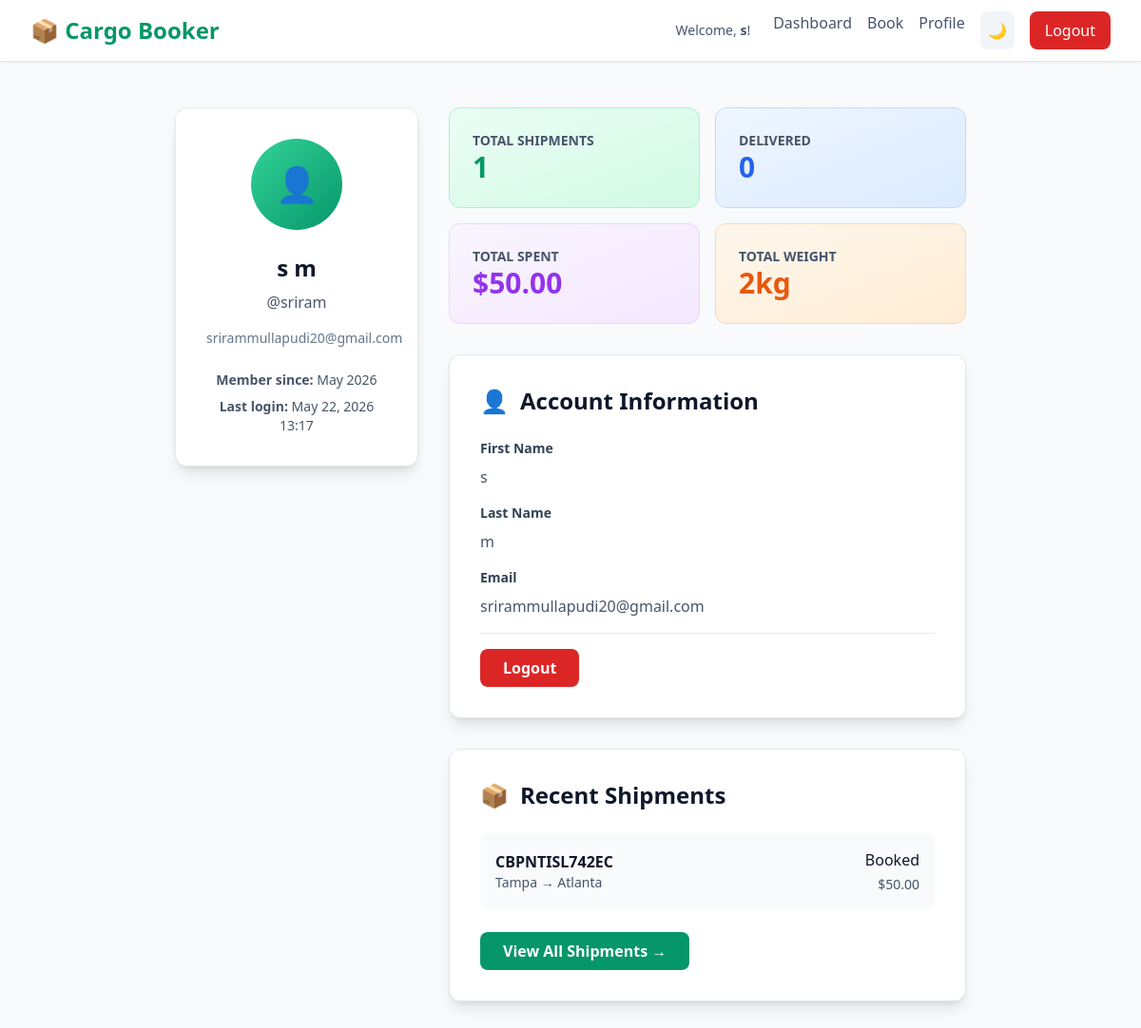
The app's page /profile/ (signed in) with its own data.
### shipments/models.py (models this page shows, shortened)
class Shipment(models.Model):
    CARGO_TYPE_CHOICES = [
        ('documents', 'Documents'),
        ('fragile', 'Fragile Items'),
        ('perishable', 'Perishable Goods'),
        ('electronics', 'Electronics'),
        ('furniture', 'Furniture'),
        ('machinery', 'Machinery'),
        ('other', 'Other'),
    ]
    STATUS_CHOICES = [
        ('pending', 'Pending'),
        ('booked', 'Booked'),
        ('in_transit', 'In Transit'),
        ('delivered', 'Delivered'),
        ('cancelled', 'Cancelled'),
    ]
    user = models.ForeignKey(User, on_delete=models.CASCADE, related_name='shipments')
    tracking_number = models.CharField(max_length=20, unique=True, default=generate_tracking_number)
    sender_name = models.CharField(max_length=255)
    sender_email = models.EmailField()
    sender_phone = models.CharField(max_length=20)
    sender_address = models.TextField()
    sender_city = models.CharField(max_length=100)
    sender_postal = models.CharField(max_length=20)
    receiver_name = models.CharField(max_length=255)
    receiver_email = models.EmailField()
    receiver_phone = models.CharField(max_length=20)
    receiver_address = models.TextField()
    receiver_city = models.CharField(max_length=100)
    receiver_postal = models.CharField(max_length=20)
    cargo_type = models.CharField(max_length=20, choices=CARGO_TYPE_CHOICES)
    cargo_description = models.TextField()
    weight_kg = models.DecimalField(max_digits=10, decimal_places=2)
    cargo_type_price = models.DecimalField(max_digits=10, decimal_places=2, default=0)  # per kg
    total_price = models.DecimalField(max_digits=10, decimal_places=2, default=0)
    status = models.CharField(max_length=20, choices=STATUS_CHOICES, default='pending')
    created_at = models.DateTimeField(auto_now_add=True)
    updated_at = models.DateTimeField(auto_now=True)
    estimated_delivery = models.DateTimeField(null=True, blank=True)
    class Meta:
        ordering = ['-created_at']

### shipments/views.py (the view)
# urls.py: path('profile/', views.profile, name='profile'),
@login_required(login_url='login')
def profile(request):
    shipments = request.user.shipments.all()
    stats = {
        'total': shipments.count(),
        'delivered': shipments.filter(status='delivered').count(),
        'total_spent': sum(s.total_price for s in shipments) if shipments else 0,
        'weight': shipments.aggregate(Sum('weight_kg'))['weight_kg__sum'] or 0,
    }
    recent_shipments = shipments[:5]
    return render(request, 'profile.html', {
        'stats': stats,
        'recent_shipments': recent_shipments
    })

### templates/profile.html (shortened to what this page needs)
{% extends 'base.html' %}
{% block content %}
<div class="max-w-4xl mx-auto px-4 sm:px-6 lg:px-8 py-12">
    <div class="grid grid-cols-1 md:grid-cols-3 gap-8">
        <div class="md:col-span-1">
            <div class="bg-white dark:bg-slate-900 rounded-xl shadow-lg p-8 border border-slate-200 dark:border-slate-800">
                <div class="text-center">
                    <div class="w-24 h-24 mx-auto bg-gradient-to-br from-emerald-400 to-emerald-600 rounded-full flex items-center justify-center mb-6 text-4xl">
                        👤
                    </div>
                    <h2 class="text-2xl font-bold text-slate-900 dark:text-white mb-2">{{ user.first_name }} {{ user.last_name }}</h2>
                    <p class="text-slate-600 dark:text-slate-400 mb-4">@{{ user.username }}</p>
                    <p class="text-sm text-slate-500 dark:text-slate-500 mb-6">{{ user.email }}</p>
                    <div class="space-y-2">
                        <p class="text-sm text-slate-600 dark:text-slate-400"><strong>Member since:</strong> {{ user.date_joined|date:"M Y" }}</p>
                        <p class="text-sm text-slate-600 dark:text-slate-400"><strong>Last login:</strong> {{ user.last_login|date:"M d, Y H:i" }}</p>
                    </div>
                </div>
            </div>
        </div>
        <div class="md:col-span-2 space-y-8">
            <div class="grid grid-cols-2 gap-4">
                <div class="bg-gradient-to-br from-emerald-50 to-emerald-100 dark:from-emerald-950 dark:to-emerald-900 rounded-xl p-6 border border-emerald-200 dark:border-emerald-800">
                    <p class="text-sm text-slate-600 dark:text-slate-400 font-semibold uppercase">Total Shipments</p>
                    <p class="text-3xl font-bold text-emerald-600 dark:text-emerald-400">{{ stats.total }}</p>
                </div>
                <div class="bg-gradient-to-br from-blue-50 to-blue-100 dark:from-blue-950 dark:to-blue-900 rounded-xl p-6 border border-blue-200 dark:border-blue-800">
                    <p class="text-sm text-slate-600 dark:text-slate-400 font-semibold uppercase">Delivered</p>
                    <p class="text-3xl font-bold text-blue-600 dark:text-blue-400">{{ stats.delivered }}</p>
                </div>
                <div class="bg-gradient-to-br from-purple-50 to-purple-100 dark:from-purple-950 dark:to-purple-900 rounded-xl p-6 border border-purple-200 dark:border-purple-800">
                    <p class="text-sm text-slate-600 dark:text-slate-400 font-semibold uppercase">Total Spent</p>
                    <p class="text-3xl font-bold text-purple-600 dark:text-purple-400">${{ stats.total_spent|floatformat:2 }}</p>
                </div>
                <div class="bg-gradient-to-br from-orange-50 to-orange-100 dark:from-orange-950 dark:to-orange-900 rounded-xl p-6 border border-orange-200 dark:border-orange-800">
                    <p class="text-sm text-slate-600 dark:text-slate-400 font-semibold uppercase">Total Weight</p>
                    <p class="text-3xl font-bold text-orange-600 dark:text-orange-400">{{ stats.weight|floatformat:0 }}kg</p>
                </div>
            </div>
            <div class="bg-white dark:bg-slate-900 rounded-xl shadow-lg p-8 border border-slate-200 dark:border-slate-800">
                <h3 class="text-2xl font-bold text-slate-900 dark:text-white mb-6 flex items-center gap-3">
                    <span class="text-2xl">👤</span> Account Information
                </h3>
                <div class="space-y-4">
                    <div>
                        <label class="block text-sm font-semibold text-slate-700 dark:text-slate-300 mb-2">First Name</label>
                        <p class="text-slate-600 dark:text-slate-400">{{ user.first_name }}</p>
                    </div>
                    <div>
                        <label class="block text-sm font-semibold text-slate-700 dark:text-slate-300 mb-2">Last Name</label>
                        <p class="text-slate-600 dark:text-slate-400">{{ user.last_name }}</p>
                    </div>
                    <div>
                        <label class="block text-sm font-semibold text-slate-700 dark:text-slate-300 mb-2">Email</label>
                        <p class="text-slate-600 dark:text-slate-400">{{ user.email }}</p>
                    </div>
                    <div class="pt-4 border-t border-slate-200 dark:border-slate-800">
                        <a href="{% url 'logout' %}" class="inline-block px-6 py-2 bg-red-600 hover:bg-red-700 text-white rounded-lg font-semibold transition-all duration-300">Logout</a>
                    </div>
                </div>
            </div>
            <div class="bg-white dark:bg-slate-900 rounded-xl shadow-lg p-8 border border-slate-200 dark:border-slate-800">
                <h3 class="text-2xl font-bold text-slate-900 dark:text-white mb-6 flex items-center gap-3">
                    <span class="text-2xl">📦</span> Recent Shipments
                </h3>
                {% if recent_shipments %}
                    <div class="space-y-3">
                        {% for shipment in recent_shipments %}
                            <div class="flex items-center justify-between p-4 bg-slate-50 dark:bg-slate-800 rounded-lg hover:shadow-md transition-shadow">
                                <div class="flex-1">
                                    <p class="font-semibold text-slate-900 dark:text-white">{{ shipment.tracking_number }}</p>
                                    <p class="text-sm text-slate-600 dark:text-slate-400">{{ shipment.sender_city }} → {{ shipment.receiver_city }}</p>
                                </div>
                                <div class="text-right">
                                    <span class="status-badge status-{{ shipment.status }}">{{ shipment.get_status_display }}</span>
                                    <p class="text-sm text-slate-600 dark:text-slate-400 mt-1">${{ shipment.total_price|floatformat:2 }}</p>
                                </div>
                            </div>
                        {% endfor %}
                    </div>
                    <div class="mt-6">
                        <a href="{% url 'dashboard' %}" class="inline-block px-6 py-2 bg-emerald-600 hover:bg-emerald-700 text-white rounded-lg font-semibold transition-all duration-300">View All Shipments →</a>
                    </div>
                {% else %}
                    <p class="text-slate-600 dark:text-slate-400">No shipments yet. <a href="{% url 'book_shipment' %}" class="text-emerald-600 dark:text-emerald-400 hover:underline">Book one now!</a></p>
                {% endif %}
            </div>
        </div>
    </div>
</div>
{% endblock %}

### templates/base.html (shortened to what this page needs)
{% load static %}
<!DOCTYPE html>
<html lang="en">
<head>
    <script src="https://cdn.tailwindcss.com"></script>
    <link rel="stylesheet" href="{% static 'css/style.css' %}">
</head>
<body class="bg-slate-50 dark:bg-slate-900 text-slate-900 dark:text-white transition-colors duration-300">
    <nav class="sticky top-0 z-50 bg-white dark:bg-slate-950 border-b border-slate-200 dark:border-slate-800 shadow-sm">
        <div class="max-w-7xl mx-auto px-4 sm:px-6 lg:px-8">
            <div class="flex justify-between items-center h-16">
                <div class="flex-shrink-0">
                    <a href="{% url 'index' %}" class="text-2xl font-bold text-emerald-600 dark:text-emerald-400 hover:text-emerald-700 transition-colors">📦 Cargo Booker</a>
                </div>
                <div class="flex items-center gap-6">
                    {% if user.is_authenticated %}
                        <span class="text-sm text-slate-600 dark:text-slate-300">Welcome, <span class="font-semibold">{{ user.first_name|default:user.username }}</span>!</span>
                        <div class="flex gap-4">
                            <a href="{% url 'dashboard' %}" class="text-slate-600 dark:text-slate-300 hover:text-emerald-600 dark:hover:text-emerald-400 transition-colors font-medium">Dashboard</a>
                            <a href="{% url 'book_shipment' %}" class="text-slate-600 dark:text-slate-300 hover:text-emerald-600 dark:hover:text-emerald-400 transition-colors font-medium">Book</a>
                            <a href="{% url 'profile' %}" class="text-slate-600 dark:text-slate-300 hover:text-emerald-600 dark:hover:text-emerald-400 transition-colors font-medium">Profile</a>
                            <button id="darkModeToggle" class="p-2 rounded-lg bg-slate-100 dark:bg-slate-800 hover:bg-slate-200 dark:hover:bg-slate-700 transition-colors">🌙</button>
                            <a href="{% url 'logout' %}" class="px-4 py-2 bg-red-600 hover:bg-red-700 text-white rounded-lg transition-colors font-medium">Logout</a>
                        </div>
                    {% endif %}
                </div>
            </div>
        </div>
    </nav>
    <main class="min-h-[calc(100vh-120px)] bg-slate-50 dark:bg-slate-900 transition-colors">
        {% block content %}{% endblock %}
    </main>
</body>
</html>

### records on screen
Shipment: tracking_number "CBPNTISL742EC", sender_city "Tampa", receiver_city "Atlanta", status "Booked", total_price "50.00"

### other values on screen
{{ user.first_name|default:user.username }} "s"
{{ user.first_name }} "s"
{{ user.last_name }} "m"
{{ user.username }} "sriram"
{{ user.email }} "srirammullapudi20@gmail.com"
{{ user.date_joined|date:"M Y" }} "May 2026"
{{ user.last_login|date:"M d, Y H:i" }} "May 22, 2026 13:17"
{{ stats.total }} "1"
{{ stats.delivered }} "0"
{{ stats.total_spent|floatformat:2 }} "50.00"
{{ stats.weight|floatformat:0 }} "2"
